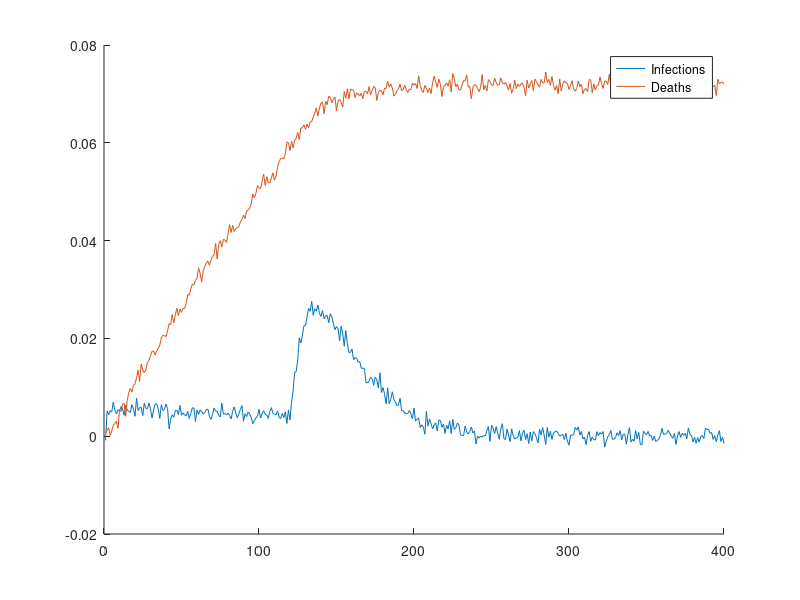

Recreate this plot in MATLAB. (Note: this script raises an error after producing the figure.)
clear;
close all;
load mockdata2023.mat;
%% 
%mock cases and deaths

t = 400;

figure;
hold on;
plot(newInfections);
plot(cumulativeDeaths);
legend('Infections','Deaths')
hold off;


%6 stages S I R D vaccinated Breakthrough
vax_date = 120;

%
r_infec = 0.1;
r_reinfec = 0.1;
r_recover = 0.1;
r_death = 0.05;
r_vax = 0.3;
r_vaxBreak = 0.04;

%stages before vax
S0 = 0.9;
I0 = 0.1;
R0 = 0;
D0 = 0;


%stages after vax
S1 = 0.6;
I1 = 0.1;
R1 = 0.1;
D1 = 0.05;
V1 = 0.1;
VB1 = 0.05;

unknowns = [r_infec,r_reinfec,r_recover,r_death,r_vax,r_vaxBreak ...
    ,S0,I0,R0,D0,S1,I1,R1,D1,V1,VB1]';


A = [1,1,1,1,1,1,0,0,0,0,0,0,0,0,0,0];
b = 1;
Aeq = [0,0,0,0,0,0,1,1,1,1,1,1,1,1,1,1];
beq = 1;

lb = [0, 0, 0, 0, 0, 0, 0, 0, 0, 0, 0, 0, 0, 0, 0, 0];
ub = [1, 1, 1, 1, 1, 1, 1, 1, 1, 1, 1, 1, 1, 1, 1, 1];

fun = @(unknowns)ModelCompare_mock(unknowns,t,newInfections,cumulativeDeaths);

unknowns_opt_V = fmincon(fun, unknowns, A, b ,Aeq ,beq, lb, ub);

A_vax=[1-unknowns_opt_V(1)-unknowns_opt_V(5) ,0 ,unknowns_opt_V(2),0 ,0  ,0;
unknowns_opt_V(2)   ,1-unknowns_opt_V(3)-unknowns_opt_V(4) ,0 ,0  ,0  ,0;
0  ,unknowns_opt_V(3),1-unknowns_opt_V(2) - unknowns_opt_V(5),0 ,1-unknowns_opt_V(6),unknowns_opt_V(3);    
0     ,unknowns_opt_V(4), 0 ,1,  0,  0;
unknowns_opt_V(5)   ,0 , unknowns_opt_V(5)  ,0 ,0 ,0;
0,  0,  0,  0,  unknowns_opt_V(6) ,1-unknowns_opt_V(3)
];

A_noVax = [1-unknowns_opt_V(1) ,0 ,unknowns_opt_V(2),0 ,0  ,0;
unknowns_opt_V(2)   ,1-unknowns_opt_V(3)-unknowns_opt_V(4) ,0 ,0  ,0  ,0;
0  ,unknowns_opt_V(3),1-unknowns_opt_V(2),0 ,0,0;    
0     ,0, 0 ,1,  0,  0;
0   ,0 , 0  ,0 ,1 ,0;
0,  0,  0,  0,  0 ,1
];

x1 = unknowns_opt_V(11:16);

x0 = [unknowns_opt_V(7:10);0;0];

%simulate model
t = 400;

x = zeros(6,t);

x(:,1) = x0;

for i = 2:vax_date-1
    % Model equations
    x0 = A_noVax * x0;
    x(:,i) = x0;
    x(5,:) = 0;
    x(6,:) = 0;
end

x(:,vax_date) = x1;

for i = vax_date+1:t
    x1 = A_vax * x1;
    x(:,i) = x1;
end

% Extract active counts
%S = x(1,:);
I = x(2,:);
%R0 = x(3,:);
D = x(4,:);
V = x(5,:);
VB = x(6,:);

%convert active data of SIRD into cumulative data
new_cases = I + VB;
cum_deaths = D;




%graph the results
figure;
hold on;
plot(new_cases);
plot(newInfections);
legend('Model','newInfec')
hold off;

figure;
hold on;
plot(cum_deaths);
plot(cumulativeDeaths);
legend('Model','Deaths')
hold off;





%% 
%defining function for fmincon before vax


%defining function for fmincon during vax
function err = ModelCompare_mock(unknowns0, t, newInfections, cumulativeDeaths)

vax_date = 120;

%
r_infec0 = unknowns0(1,:);
r_reinfec0 = unknowns0(2,:);
r_recover0 = unknowns0(3,:);
r_death0 = unknowns0(4,:);
r_vax0 = unknowns0(5,:);
r_vaxBreak0 = unknowns0(6,:);

%stages before vax
S0 = unknowns0(7,:);
I0 = unknowns0(8,:);
R0 = unknowns0(9,:);
D0 = unknowns0(10,:);


%stages after vax
S1 = unknowns0(11,:);
I1 = unknowns0(12,:);
R1 = unknowns0(13,:);
D1 = unknowns0(14,:);
V1 = unknowns0(15,:);
VB1 = unknowns0(16,:);


x1 = [S1, I1, R1, D1, V1, VB1]';

x0 = [S0, I0, R0, D0, 0, 0]';

A_vax0=[1-r_infec0-r_vax0    ,0          ,r_reinfec0      ,0      ,0      ,0;
r_infec0               ,1-r_recover0-r_death0 ,0     ,0     ,0      ,0;
0  ,r_recover0    ,1-r_reinfec0 - r_vax0 ,0 ,1-r_vaxBreak0,r_recover0;    
0     ,r_death0, 0 ,1,  0,  0;
r_vax0   ,0 , r_vax0  ,0 ,0 ,0;
0,  0,  0,  0,  r_vaxBreak0 ,1-r_recover0
];

A_noVax0 = [1-r_infec0    ,0          ,r_reinfec0      ,0      ,0      ,0;
r_infec0               ,1-r_recover0-r_death0 ,0     ,0     ,0      ,0;
0  ,r_recover0    ,1-r_reinfec0 ,0 ,0,0;    
0     ,r_death0, 0 ,1,  0,  0;
0   ,0 , 0  ,0 ,1 ,0;
0,  0,  0,  0,   0,1
];

%simulate model
t = 400;

x = zeros(6,t);

x(:,1) = x0;

for i = 2:vax_date-1
    % Model equations
    x0 = A_noVax0*x0;
    x(:,i) = x0;
    x(5,:) = 0;
    x(6,:) = 0;
end

x(:,vax_date) = x1;

for i = vax_date+1:t
    x1 = A_vax0 * x1;
    x(:,i) = x1;
end

% Extract active counts
%S = x(1,:);
I = x(2,:);
%R0 = x(3,:);
D = x(4,:);
V = x(5,:);
VB = x(6,:);

%convert active data of SIRD into cumulative data
new_cases = I + VB;
cum_deaths = D;

% Calculate error
cases_err = sum((newInfections - new_cases).^2);
deaths_err = sum((cumulativeDeaths - cum_deaths).^2);
err = cases_err + deaths_err;
end
